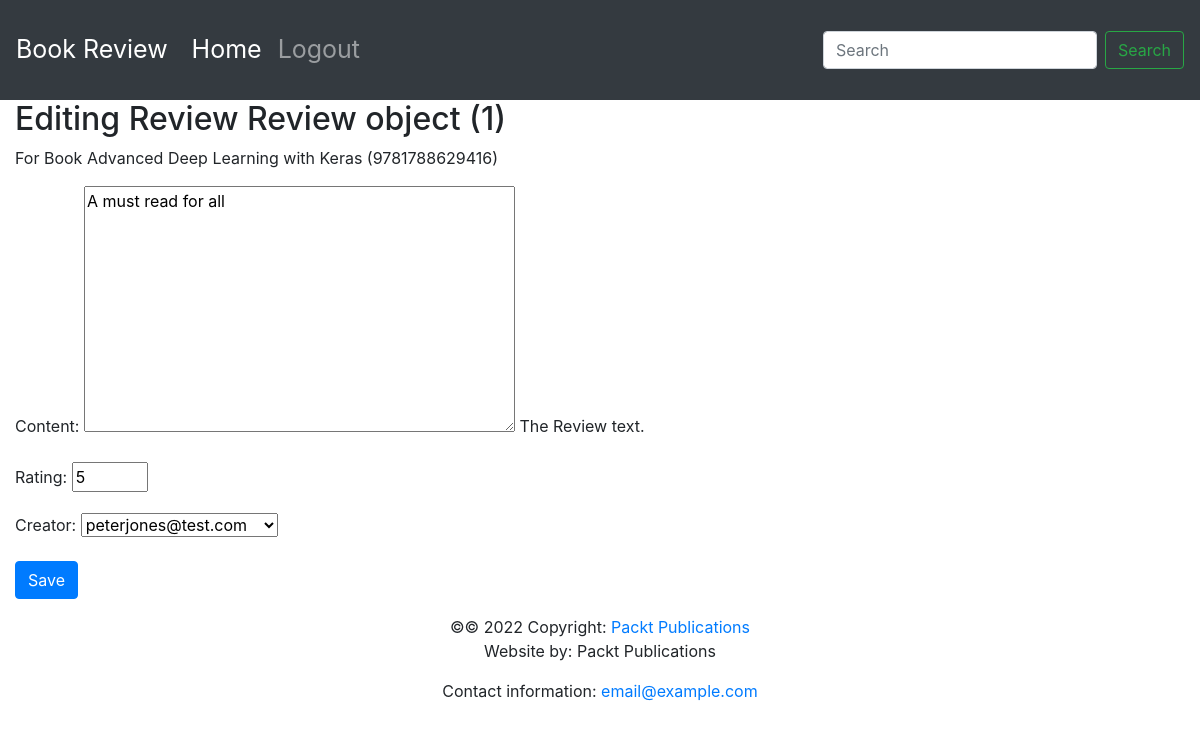
Screenshot of /books/1/reviews/1/ with the database file from the repository.
### reviews/models.py (models this page shows)
class Review(models.Model):
    content = models.TextField(help_text="The Review text.")
    rating = models.IntegerField(help_text="The rating the reviewer has given.")
    date_created = models.DateTimeField(auto_now_add=True,
                                        help_text="The date and time the review was created.")
    date_edited = models.DateTimeField(null=True,
                                       help_text="The date and time the review was last edited.")
    creator = models.ForeignKey(auth.get_user_model(), on_delete=models.CASCADE)
    book = models.ForeignKey(Book, on_delete=models.CASCADE,
                             help_text="The Book that this review is for.")

class Book(models.Model):
    title = models.CharField(max_length=70,
                             help_text="The title of the book.")
    publication_date = models.DateField(
        verbose_name="Date the book was published.")
    isbn = models.CharField(max_length=20,
                            verbose_name="ISBN number of the book.")
    publisher = models.ForeignKey(Publisher,
                                  on_delete=models.CASCADE)
    contributors = models.ManyToManyField('Contributor',
                                          through="BookContributor")
    cover = models.ImageField(null=True, blank=True, upload_to='book_cover/')
    sample = models.FileField(null=True, blank=True, upload_to='book_sample/')
    def __str__(self):
        return "{} ({})".format(self.title, self.isbn)

### reviews/views.py (the view)
# urls.py: path('books/<int:book_pk>/reviews/<int:review_pk>/',views.review_edit, name='review_edit'),
def review_edit(request, book_pk, review_pk = None):
    book = get_object_or_404(Book, pk=book_pk)
    if review_pk is not None:
        review = get_object_or_404(Review, book_id=book_pk, pk=review_pk)
    else:
        review = None
    if request.method == 'POST':
        form = ReviewForm(request.POST, instance=review)
        if form.is_valid():
            updated_review = form.save(False)
            updated_review.book = book
            if review is None:
                messages.success(request, 'Review for \'{}\' created.'.format(book))
            else:
                updated_review.date_edited = timezone.now()
                messages.success(request, 'Review for \'{}\' updated.'.format(book))
            updated_review.save()
            return redirect('book', book.pk)
    else:
        form = ReviewForm(instance=review)
    return render(request, 'instance-form.html', {'form': form, 'instance': review, 'model_type': "Review", 'related_model_type': 'Book', 'related_instance':book})

### reviews/form.py
class ReviewForm(forms.ModelForm):
    class Meta:
        model = Review
        exclude = ['date_edited','book']
    rating = forms.IntegerField(min_value=0, max_value=5)

### reviews/templates/instance-form.html (shortened to what this page needs)
{% extends "base.html" %}
{% block content %}
    <h2>
        {% if instance %}
        Editing {{model_type}} {{instance}}
        {% else %}
            New {{model_type}}
        {% endif %}
    </h2>
    <p>
        {% if related_instance and related_model_type %}
        For {{related_model_type}} {{related_instance}}
        {% endif %}
    </p>
    <form method='post' enctype="multipart/form-data">
        {{form.as_p}}
        <button type="submit" class="btn btn-primary">
            {% if instance %}
            Save
            {% else %}
            Create
            {% endif %}
        </button>
    </form>
{% endblock %}

### rows the page displays
Review: id "Review object (1)", content "A must read for all", rating "5", creator "peterjones@test.com"
Book: title+isbn "Advanced Deep Learning with Keras (9781788629416)"

### other values shown
{{ model_type }} "Review"
{{ related_model_type }} "Book"
